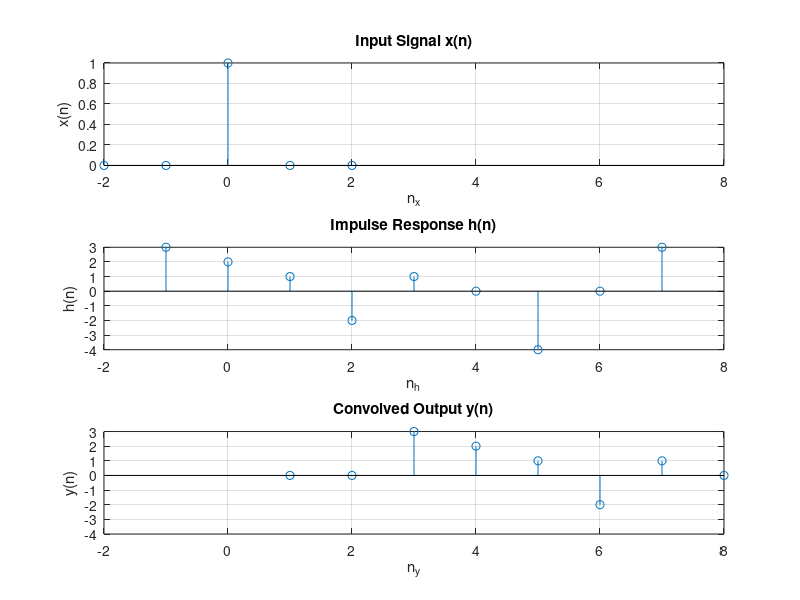

This figure's MATLAB source:
%% Convolution of Two Discrete-Time Signals

clearvars;
close all;
clc;

% Define the input signal and its origin.
x = [0 0 1 0 0];
originX = 2;
nX = (0:length(x) - 1) - originX;

% Define the impulse response and its origin.
h = [3 2 1 -2 1 0 -4 0 3];
originH = 2;
nH = (0:length(h) - 1) - originH + 1;

% Perform convolution between the input signal and impulse response.
y = conv(x, h);

fprintf('\nconv(x, h) = ');
fprintf('%d ', y);
fprintf('\n');

% Plot the input signal, impulse response, and convolution output.
figure;

subplot(3, 1, 1);
stem(nX, x);
title('Input Signal x(n)');
xlabel('n_x');
ylabel('x(n)');
xlim([nH(1) - 1, nH(end) + 1]);
grid on;

subplot(3, 1, 2);
stem(nH, h);
title('Impulse Response h(n)');
xlabel('n_h');
ylabel('h(n)');
xlim([nH(1) - 1, nH(end) + 1]);
grid on;

subplot(3, 1, 3);
stem(y);
title('Convolved Output y(n)');
xlabel('n_y');
ylabel('y(n)');
xlim([nH(1) - 1, nH(end) + 1]);
grid on;
